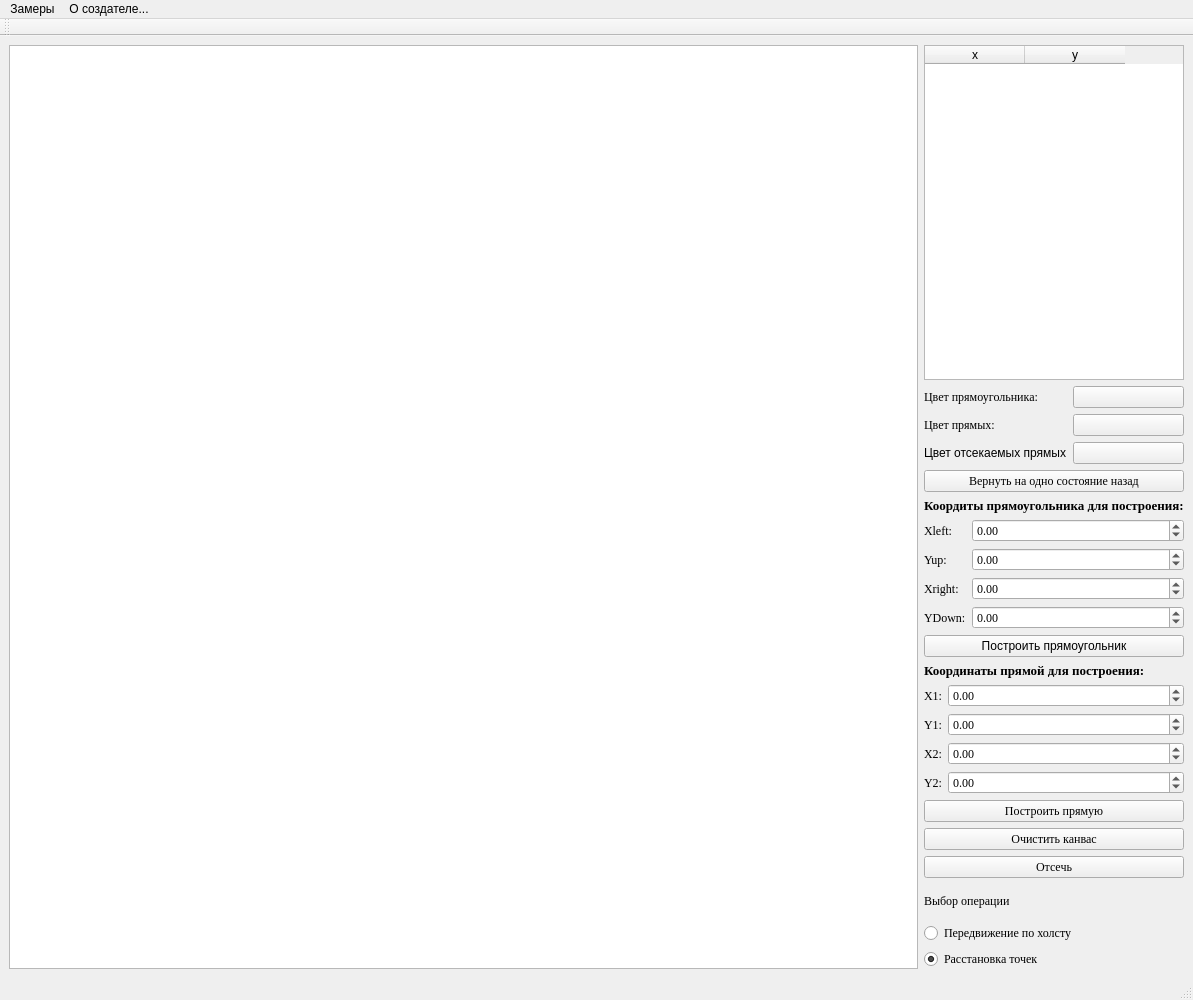
<?xml version="1.0" encoding="UTF-8"?>
<ui version="4.0">
 <class>MainWindow</class>
 <widget class="QMainWindow" name="MainWindow">
  <property name="geometry">
   <rect>
    <x>0</x>
    <y>0</y>
    <width>1193</width>
    <height>1000</height>
   </rect>
  </property>
  <property name="minimumSize">
   <size>
    <width>1000</width>
    <height>1000</height>
   </size>
  </property>
  <property name="windowTitle">
   <string>MainWindow</string>
  </property>
  <widget class="QWidget" name="centralwidget">
   <layout class="QVBoxLayout" name="verticalLayout_2">
    <item>
     <layout class="QHBoxLayout" name="Main_Horixontal_layout">
      <item>
       <widget class="Canvas" name="canvas">
        <property name="minimumSize">
         <size>
          <width>800</width>
          <height>0</height>
         </size>
        </property>
       </widget>
      </item>
      <item>
       <layout class="QVBoxLayout" name="verticalLayout" stretch="10,1,1,0,0,1,1,1,1,1">
        <item>
         <widget class="Table" name="table_points">
          <property name="sizePolicy">
           <sizepolicy hsizetype="Preferred" vsizetype="Preferred">
            <horstretch>20</horstretch>
            <verstretch>0</verstretch>
           </sizepolicy>
          </property>
          <property name="minimumSize">
           <size>
            <width>200</width>
            <height>100</height>
           </size>
          </property>
          <property name="sizeIncrement">
           <size>
            <width>20</width>
            <height>0</height>
           </size>
          </property>
          <property name="lineWidth">
           <number>2</number>
          </property>
          <property name="midLineWidth">
           <number>2</number>
          </property>
          <attribute name="horizontalHeaderVisible">
           <bool>true</bool>
          </attribute>
          <column>
           <property name="text">
            <string>x</string>
           </property>
          </column>
          <column>
           <property name="text">
            <string>y</string>
           </property>
          </column>
         </widget>
        </item>
        <item>
         <layout class="QFormLayout" name="formLayout">
          <item row="0" column="0">
           <widget class="QLabel" name="Label">
            <property name="font">
             <font>
              <family>Times New Roman</family>
              <pointsize>9</pointsize>
             </font>
            </property>
            <property name="text">
             <string>Цвет прямоугольника:</string>
            </property>
           </widget>
          </item>
          <item row="0" column="1">
           <widget class="QPushButton" name="change_rect_color">
            <property name="text">
             <string/>
            </property>
           </widget>
          </item>
          <item row="1" column="0">
           <widget class="QLabel" name="label_3">
            <property name="font">
             <font>
              <family>Times New Roman</family>
              <pointsize>9</pointsize>
             </font>
            </property>
            <property name="text">
             <string>Цвет прямых:</string>
            </property>
           </widget>
          </item>
          <item row="1" column="1">
           <widget class="QPushButton" name="change_lines_color">
            <property name="text">
             <string/>
            </property>
           </widget>
          </item>
          <item row="2" column="0">
           <widget class="QLabel" name="Label_2">
            <property name="text">
             <string>Цвет отсекаемых прямых</string>
            </property>
           </widget>
          </item>
          <item row="2" column="1">
           <widget class="QPushButton" name="change_intersected_lines_color">
            <property name="text">
             <string/>
            </property>
           </widget>
          </item>
         </layout>
        </item>
        <item>
         <widget class="QPushButton" name="revert">
          <property name="font">
           <font>
            <family>Times New Roman</family>
            <pointsize>9</pointsize>
           </font>
          </property>
          <property name="text">
           <string>Вернуть на одно состояние назад</string>
          </property>
         </widget>
        </item>
        <item>
         <layout class="QVBoxLayout" name="verticalLayout_3">
          <item>
           <widget class="QLabel" name="label_2">
            <property name="font">
             <font>
              <family>Times New Roman</family>
              <pointsize>10</pointsize>
              <weight>75</weight>
              <bold>true</bold>
             </font>
            </property>
            <property name="text">
             <string>Коордиты прямоугольника для построения:</string>
            </property>
           </widget>
          </item>
          <item>
           <layout class="QFormLayout" name="formLayout_3">
            <item row="0" column="0">
             <widget class="QLabel" name="xLLabel">
              <property name="font">
               <font>
                <family>Times New Roman</family>
                <pointsize>9</pointsize>
               </font>
              </property>
              <property name="text">
               <string>Xleft:</string>
              </property>
             </widget>
            </item>
            <item row="0" column="1">
             <widget class="QDoubleSpinBox" name="XLeftRect">
              <property name="font">
               <font>
                <family>Times New Roman</family>
                <pointsize>9</pointsize>
               </font>
              </property>
              <property name="minimum">
               <double>-1000.000000000000000</double>
              </property>
              <property name="maximum">
               <double>1000.000000000000000</double>
              </property>
              <property name="singleStep">
               <double>10.000000000000000</double>
              </property>
             </widget>
            </item>
            <item row="1" column="0">
             <widget class="QLabel" name="yupLabel">
              <property name="font">
               <font>
                <family>Times New Roman</family>
                <pointsize>9</pointsize>
               </font>
              </property>
              <property name="text">
               <string>Yup:</string>
              </property>
             </widget>
            </item>
            <item row="1" column="1">
             <widget class="QDoubleSpinBox" name="YUpRect">
              <property name="font">
               <font>
                <family>Times New Roman</family>
                <pointsize>9</pointsize>
               </font>
              </property>
              <property name="minimum">
               <double>-1000.000000000000000</double>
              </property>
              <property name="maximum">
               <double>1000.000000000000000</double>
              </property>
              <property name="singleStep">
               <double>10.000000000000000</double>
              </property>
             </widget>
            </item>
            <item row="2" column="0">
             <widget class="QLabel" name="xrightLabel">
              <property name="font">
               <font>
                <family>Times New Roman</family>
                <pointsize>9</pointsize>
               </font>
              </property>
              <property name="text">
               <string>Xright:</string>
              </property>
             </widget>
            </item>
            <item row="2" column="1">
             <widget class="QDoubleSpinBox" name="XRightRect">
              <property name="font">
               <font>
                <family>Times New Roman</family>
                <pointsize>9</pointsize>
               </font>
              </property>
              <property name="minimum">
               <double>-1000.000000000000000</double>
              </property>
              <property name="maximum">
               <double>1000.000000000000000</double>
              </property>
              <property name="singleStep">
               <double>10.000000000000000</double>
              </property>
             </widget>
            </item>
            <item row="3" column="0">
             <widget class="QLabel" name="xDownLabel">
              <property name="font">
               <font>
                <family>Times New Roman</family>
                <pointsize>9</pointsize>
               </font>
              </property>
              <property name="text">
               <string>YDown:</string>
              </property>
             </widget>
            </item>
            <item row="3" column="1">
             <widget class="QDoubleSpinBox" name="YDownRect">
              <property name="font">
               <font>
                <family>Times New Roman</family>
                <pointsize>9</pointsize>
               </font>
              </property>
              <property name="minimum">
               <double>-1000.000000000000000</double>
              </property>
              <property name="maximum">
               <double>1000.000000000000000</double>
              </property>
              <property name="singleStep">
               <double>10.000000000000000</double>
              </property>
             </widget>
            </item>
           </layout>
          </item>
          <item>
           <widget class="QPushButton" name="create_rect">
            <property name="text">
             <string>Построить прямоугольник</string>
            </property>
           </widget>
          </item>
          <item>
           <widget class="QLabel" name="label_4">
            <property name="font">
             <font>
              <family>Times New Roman</family>
              <pointsize>10</pointsize>
              <weight>75</weight>
              <bold>true</bold>
             </font>
            </property>
            <property name="text">
             <string>Координаты прямой для построения:</string>
            </property>
           </widget>
          </item>
          <item>
           <layout class="QFormLayout" name="formLayout_2">
            <item row="0" column="0">
             <widget class="QLabel" name="x1Label">
              <property name="font">
               <font>
                <family>Times New Roman</family>
                <pointsize>9</pointsize>
               </font>
              </property>
              <property name="text">
               <string>X1:</string>
              </property>
             </widget>
            </item>
            <item row="0" column="1">
             <widget class="QDoubleSpinBox" name="X1Line">
              <property name="font">
               <font>
                <family>Times New Roman</family>
                <pointsize>9</pointsize>
               </font>
              </property>
              <property name="minimum">
               <double>-1000.000000000000000</double>
              </property>
              <property name="maximum">
               <double>1000.000000000000000</double>
              </property>
              <property name="singleStep">
               <double>10.000000000000000</double>
              </property>
             </widget>
            </item>
            <item row="1" column="0">
             <widget class="QLabel" name="x2Label">
              <property name="font">
               <font>
                <family>Times New Roman</family>
                <pointsize>9</pointsize>
               </font>
              </property>
              <property name="text">
               <string>Y1:</string>
              </property>
             </widget>
            </item>
            <item row="1" column="1">
             <widget class="QDoubleSpinBox" name="Y1Line">
              <property name="font">
               <font>
                <family>Times New Roman</family>
                <pointsize>9</pointsize>
               </font>
              </property>
              <property name="minimum">
               <double>-1000.000000000000000</double>
              </property>
              <property name="maximum">
               <double>1000.000000000000000</double>
              </property>
              <property name="singleStep">
               <double>10.000000000000000</double>
              </property>
             </widget>
            </item>
            <item row="2" column="0">
             <widget class="QLabel" name="x2Label_2">
              <property name="font">
               <font>
                <family>Times New Roman</family>
                <pointsize>9</pointsize>
               </font>
              </property>
              <property name="text">
               <string>X2:</string>
              </property>
             </widget>
            </item>
            <item row="2" column="1">
             <widget class="QDoubleSpinBox" name="X2Line">
              <property name="font">
               <font>
                <family>Times New Roman</family>
                <pointsize>9</pointsize>
               </font>
              </property>
              <property name="minimum">
               <double>-1000.000000000000000</double>
              </property>
              <property name="maximum">
               <double>1000.000000000000000</double>
              </property>
              <property name="singleStep">
               <double>10.000000000000000</double>
              </property>
             </widget>
            </item>
            <item row="3" column="0">
             <widget class="QLabel" name="y2Label">
              <property name="font">
               <font>
                <family>Times New Roman</family>
                <pointsize>9</pointsize>
               </font>
              </property>
              <property name="text">
               <string>Y2:</string>
              </property>
             </widget>
            </item>
            <item row="3" column="1">
             <widget class="QDoubleSpinBox" name="Y2Line">
              <property name="font">
               <font>
                <family>Times New Roman</family>
                <pointsize>9</pointsize>
               </font>
              </property>
              <property name="minimum">
               <double>-1000.000000000000000</double>
              </property>
              <property name="maximum">
               <double>1000.000000000000000</double>
              </property>
              <property name="singleStep">
               <double>10.000000000000000</double>
              </property>
             </widget>
            </item>
           </layout>
          </item>
          <item>
           <layout class="QHBoxLayout" name="horizontalLayout_3"/>
          </item>
         </layout>
        </item>
        <item>
         <widget class="QPushButton" name="create_line">
          <property name="font">
           <font>
            <family>Times New Roman</family>
            <pointsize>9</pointsize>
           </font>
          </property>
          <property name="text">
           <string>Построить прямую</string>
          </property>
         </widget>
        </item>
        <item>
         <widget class="QPushButton" name="clear_canvas_button">
          <property name="font">
           <font>
            <family>Times New Roman</family>
            <pointsize>9</pointsize>
           </font>
          </property>
          <property name="text">
           <string>Очистить канвас</string>
          </property>
         </widget>
        </item>
        <item>
         <widget class="QPushButton" name="fill_line_by_line">
          <property name="font">
           <font>
            <family>Times New Roman</family>
            <pointsize>9</pointsize>
           </font>
          </property>
          <property name="text">
           <string>Отсечь</string>
          </property>
         </widget>
        </item>
        <item>
         <widget class="QLabel" name="label">
          <property name="font">
           <font>
            <family>Times New Roman</family>
            <pointsize>9</pointsize>
           </font>
          </property>
          <property name="text">
           <string>Выбор операции</string>
          </property>
         </widget>
        </item>
        <item>
         <widget class="QRadioButton" name="panning">
          <property name="font">
           <font>
            <family>Times New Roman</family>
            <pointsize>9</pointsize>
           </font>
          </property>
          <property name="text">
           <string>Передвижение по холсту</string>
          </property>
         </widget>
        </item>
        <item>
         <widget class="QRadioButton" name="dots_placement">
          <property name="font">
           <font>
            <family>Times New Roman</family>
            <pointsize>9</pointsize>
           </font>
          </property>
          <property name="text">
           <string>Расстановка точек</string>
          </property>
          <property name="checked">
           <bool>true</bool>
          </property>
         </widget>
        </item>
       </layout>
      </item>
     </layout>
    </item>
   </layout>
  </widget>
  <widget class="QMenuBar" name="menubar">
   <property name="geometry">
    <rect>
     <x>0</x>
     <y>0</y>
     <width>1193</width>
     <height>26</height>
    </rect>
   </property>
   <widget class="QMenu" name="menu">
    <property name="title">
     <string>Замеры</string>
    </property>
    <addaction name="measurements_time"/>
   </widget>
   <widget class="QMenu" name="menu_2">
    <property name="title">
     <string>О создателе...</string>
    </property>
    <addaction name="about_programm"/>
    <addaction name="about_creator"/>
   </widget>
   <addaction name="menu"/>
   <addaction name="menu_2"/>
  </widget>
  <widget class="QStatusBar" name="statusbar"/>
  <widget class="QToolBar" name="toolBar">
   <property name="windowTitle">
    <string>toolBar</string>
   </property>
   <attribute name="toolBarArea">
    <enum>TopToolBarArea</enum>
   </attribute>
   <attribute name="toolBarBreak">
    <bool>false</bool>
   </attribute>
  </widget>
  <action name="measurements_time">
   <property name="text">
    <string>Время исполнения</string>
   </property>
  </action>
  <action name="measurements_steps">
   <property name="text">
    <string>Количество ступеней</string>
   </property>
  </action>
  <action name="about_programm">
   <property name="text">
    <string>Информация о программе</string>
   </property>
  </action>
  <action name="about_creator">
   <property name="text">
    <string>Информация об авторе</string>
   </property>
  </action>
 </widget>
 <customwidgets>
  <customwidget>
   <class>Canvas</class>
   <extends>QGraphicsView</extends>
   <header location="global">canvas</header>
  </customwidget>
  <customwidget>
   <class>Table</class>
   <extends>QTableWidget</extends>
   <header location="global">table</header>
  </customwidget>
 </customwidgets>
 <resources/>
 <connections/>
</ui>
